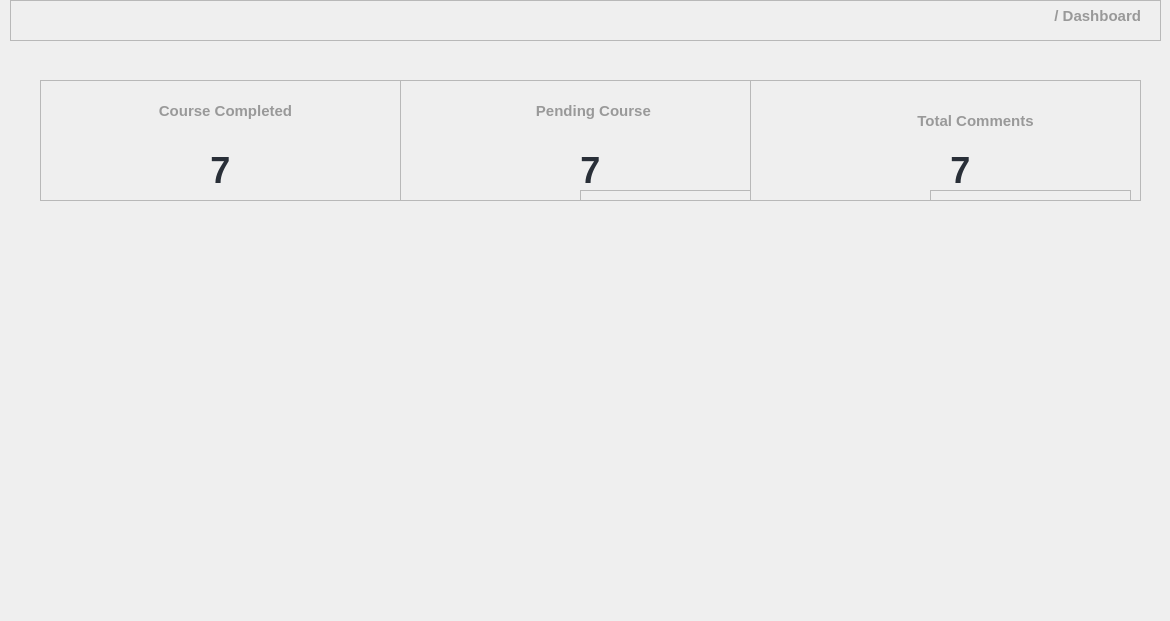
      <widget class="QWidget" name="DashboardPage">
       <widget class="QFrame" name="pageTitleCourseListPage_3">
        <property name="geometry">
         <rect>
          <x>10</x>
          <y>0</y>
          <width>1151</width>
          <height>41</height>
         </rect>
        </property>
        <property name="font">
         <font>
          <pointsize>11</pointsize>
         </font>
        </property>
        <property name="styleSheet">
         <string notr="true">border-bottom:1px solid #999999;</string>
        </property>
        <property name="frameShape">
         <enum>QFrame::StyledPanel</enum>
        </property>
        <property name="frameShadow">
         <enum>QFrame::Raised</enum>
        </property>
        <widget class="QLabel" name="pageNameLabel_4">
         <property name="geometry">
          <rect>
           <x>990</x>
           <y>0</y>
           <width>141</width>
           <height>31</height>
          </rect>
         </property>
         <property name="font">
          <font>
           <pointsize>11</pointsize>
           <weight>75</weight>
           <bold>true</bold>
          </font>
         </property>
         <property name="layoutDirection">
          <enum>Qt::LeftToRight</enum>
         </property>
         <property name="styleSheet">
          <string notr="true">color:#999; border: 0px;</string>
         </property>
         <property name="text">
          <string>/ Dashboard</string>
         </property>
         <property name="alignment">
          <set>Qt::AlignRight|Qt::AlignTrailing|Qt::AlignVCenter</set>
         </property>
        </widget>
       </widget>
       <widget class="QFrame" name="frame_Widget1">
        <property name="geometry">
         <rect>
          <x>40</x>
          <y>80</y>
          <width>361</width>
          <height>121</height>
         </rect>
        </property>
        <property name="styleSheet">
         <string notr="true"/>
        </property>
        <property name="frameShape">
         <enum>QFrame::StyledPanel</enum>
        </property>
        <property name="frameShadow">
         <enum>QFrame::Raised</enum>
        </property>
        <widget class="QLabel" name="icon1Widget1">
         <property name="geometry">
          <rect>
           <x>10</x>
           <y>20</y>
           <width>41</width>
           <height>41</height>
          </rect>
         </property>
         <property name="font">
          <font>
           <weight>75</weight>
           <bold>true</bold>
          </font>
         </property>
         <property name="styleSheet">
          <string notr="true"/>
         </property>
         <property name="text">
          <string/>
         </property>
         <property name="pixmap">
          <pixmap resource="images.qrc">:/iconsGray/Icons/Gray/Student.png</pixmap>
         </property>
         <property name="scaledContents">
          <bool>true</bool>
         </property>
         <property name="alignment">
          <set>Qt::AlignCenter</set>
         </property>
        </widget>
        <widget class="QLabel" name="widget1Title">
         <property name="geometry">
          <rect>
           <x>60</x>
           <y>20</y>
           <width>251</width>
           <height>22</height>
          </rect>
         </property>
         <property name="font">
          <font>
           <pointsize>11</pointsize>
           <weight>75</weight>
           <bold>true</bold>
          </font>
         </property>
         <property name="styleSheet">
          <string notr="true">color:#999;
border-radius: 5px;</string>
         </property>
         <property name="text">
          <string>Course Completed</string>
         </property>
         <property name="alignment">
          <set>Qt::AlignCenter</set>
         </property>
        </widget>
        <widget class="QLabel" name="widget1courseComplete">
         <property name="geometry">
          <rect>
           <x>80</x>
           <y>70</y>
           <width>201</width>
           <height>41</height>
          </rect>
         </property>
         <property name="font">
          <font>
           <pointsize>27</pointsize>
           <weight>75</weight>
           <bold>true</bold>
          </font>
         </property>
         <property name="styleSheet">
          <string notr="true">color:#292f38;
border-radius: 5px;</string>
         </property>
         <property name="text">
          <string>7</string>
         </property>
         <property name="alignment">
          <set>Qt::AlignCenter</set>
         </property>
        </widget>
       </widget>
       <widget class="QFrame" name="frame_Widget2">
        <property name="geometry">
         <rect>
          <x>400</x>
          <y>80</y>
          <width>351</width>
          <height>121</height>
         </rect>
        </property>
        <property name="styleSheet">
         <string notr="true"/>
        </property>
        <property name="frameShape">
         <enum>QFrame::StyledPanel</enum>
        </property>
        <property name="frameShadow">
         <enum>QFrame::Raised</enum>
        </property>
        <widget class="QLabel" name="icon1Widget2">
         <property name="geometry">
          <rect>
           <x>10</x>
           <y>20</y>
           <width>41</width>
           <height>41</height>
          </rect>
         </property>
         <property name="font">
          <font>
           <weight>75</weight>
           <bold>true</bold>
          </font>
         </property>
         <property name="styleSheet">
          <string notr="true"/>
         </property>
         <property name="text">
          <string/>
         </property>
         <property name="pixmap">
          <pixmap resource="images.qrc">:/iconsGray/Icons/Gray/Student.png</pixmap>
         </property>
         <property name="scaledContents">
          <bool>true</bool>
         </property>
         <property name="alignment">
          <set>Qt::AlignCenter</set>
         </property>
        </widget>
        <widget class="QLabel" name="widget2Title">
         <property name="geometry">
          <rect>
           <x>60</x>
           <y>20</y>
           <width>271</width>
           <height>22</height>
          </rect>
         </property>
         <property name="font">
          <font>
           <pointsize>11</pointsize>
           <weight>75</weight>
           <bold>true</bold>
          </font>
         </property>
         <property name="styleSheet">
          <string notr="true">color:#999;
border-radius: 5px;</string>
         </property>
         <property name="text">
          <string>Pending Course </string>
         </property>
         <property name="alignment">
          <set>Qt::AlignCenter</set>
         </property>
        </widget>
        <widget class="QLabel" name="widget2TitleCoursePending">
         <property name="geometry">
          <rect>
           <x>90</x>
           <y>70</y>
           <width>201</width>
           <height>41</height>
          </rect>
         </property>
         <property name="font">
          <font>
           <pointsize>27</pointsize>
           <weight>75</weight>
           <bold>true</bold>
          </font>
         </property>
         <property name="styleSheet">
          <string notr="true">color:#292f38;
border-radius: 5px;</string>
         </property>
         <property name="text">
          <string>7</string>
         </property>
         <property name="alignment">
          <set>Qt::AlignCenter</set>
         </property>
        </widget>
        <widget class="QFrame" name="frame_Widget2_2">
         <property name="geometry">
          <rect>
           <x>180</x>
           <y>110</y>
           <width>201</width>
           <height>121</height>
          </rect>
         </property>
         <property name="styleSheet">
          <string notr="true"/>
         </property>
         <property name="frameShape">
          <enum>QFrame::StyledPanel</enum>
         </property>
         <property name="frameShadow">
          <enum>QFrame::Raised</enum>
         </property>
         <widget class="QLabel" name="icon1Widget2_2">
          <property name="geometry">
           <rect>
            <x>10</x>
            <y>20</y>
            <width>41</width>
            <height>41</height>
           </rect>
          </property>
          <property name="font">
           <font>
            <weight>75</weight>
            <bold>true</bold>
           </font>
          </property>
          <property name="styleSheet">
           <string notr="true"/>
          </property>
          <property name="text">
           <string/>
          </property>
          <property name="pixmap">
           <pixmap resource="images.qrc">:/iconsGray/Icons/Gray/Student.png</pixmap>
          </property>
          <property name="scaledContents">
           <bool>true</bool>
          </property>
          <property name="alignment">
           <set>Qt::AlignCenter</set>
          </property>
         </widget>
         <widget class="QLabel" name="widget2Title_2">
          <property name="geometry">
           <rect>
            <x>60</x>
            <y>20</y>
            <width>141</width>
            <height>41</height>
           </rect>
          </property>
          <property name="font">
           <font>
            <pointsize>11</pointsize>
            <weight>75</weight>
            <bold>true</bold>
           </font>
          </property>
          <property name="styleSheet">
           <string notr="true">color:#999;
border-radius: 5px;</string>
          </property>
          <property name="text">
           <string>Pending Course </string>
          </property>
          <property name="alignment">
           <set>Qt::AlignCenter</set>
          </property>
         </widget>
         <widget class="QLabel" name="widget2TitleCoursePending_2">
          <property name="geometry">
           <rect>
            <x>0</x>
            <y>70</y>
            <width>201</width>
            <height>41</height>
           </rect>
          </property>
          <property name="font">
           <font>
            <pointsize>27</pointsize>
            <weight>75</weight>
            <bold>true</bold>
           </font>
          </property>
          <property name="styleSheet">
           <string notr="true">color:#292f38;
border-radius: 5px;</string>
          </property>
          <property name="text">
           <string>7</string>
          </property>
          <property name="alignment">
           <set>Qt::AlignCenter</set>
          </property>
         </widget>
        </widget>
       </widget>
       <widget class="QFrame" name="frame_Widget2_3">
        <property name="geometry">
         <rect>
          <x>750</x>
          <y>80</y>
          <width>391</width>
          <height>121</height>
         </rect>
        </property>
        <property name="styleSheet">
         <string notr="true"/>
        </property>
        <property name="frameShape">
         <enum>QFrame::StyledPanel</enum>
        </property>
        <property name="frameShadow">
         <enum>QFrame::Raised</enum>
        </property>
        <widget class="QLabel" name="icon1Widget2_5">
         <property name="geometry">
          <rect>
           <x>10</x>
           <y>20</y>
           <width>41</width>
           <height>41</height>
          </rect>
         </property>
         <property name="font">
          <font>
           <weight>75</weight>
           <bold>true</bold>
          </font>
         </property>
         <property name="styleSheet">
          <string notr="true"/>
         </property>
         <property name="text">
          <string/>
         </property>
         <property name="pixmap">
          <pixmap resource="images.qrc">:/iconsGray/Icons/Gray/Student.png</pixmap>
         </property>
         <property name="scaledContents">
          <bool>true</bool>
         </property>
         <property name="alignment">
          <set>Qt::AlignCenter</set>
         </property>
        </widget>
        <widget class="QLabel" name="widget2Title_5">
         <property name="geometry">
          <rect>
           <x>60</x>
           <y>20</y>
           <width>331</width>
           <height>41</height>
          </rect>
         </property>
         <property name="font">
          <font>
           <pointsize>11</pointsize>
           <weight>75</weight>
           <bold>true</bold>
          </font>
         </property>
         <property name="styleSheet">
          <string notr="true">color:#999;
border-radius: 5px;</string>
         </property>
         <property name="text">
          <string>Total Comments</string>
         </property>
         <property name="alignment">
          <set>Qt::AlignCenter</set>
         </property>
        </widget>
        <widget class="QLabel" name="widget2TitleCourseCommented">
         <property name="geometry">
          <rect>
           <x>110</x>
           <y>70</y>
           <width>201</width>
           <height>41</height>
          </rect>
         </property>
         <property name="font">
          <font>
           <pointsize>27</pointsize>
           <weight>75</weight>
           <bold>true</bold>
          </font>
         </property>
         <property name="styleSheet">
          <string notr="true">color:#292f38;
border-radius: 5px;</string>
         </property>
         <property name="text">
          <string>7</string>
         </property>
         <property name="alignment">
          <set>Qt::AlignCenter</set>
         </property>
        </widget>
        <widget class="QFrame" name="frame_Widget2_5">
         <property name="geometry">
          <rect>
           <x>180</x>
           <y>110</y>
           <width>201</width>
           <height>121</height>
          </rect>
         </property>
         <property name="styleSheet">
          <string notr="true"/>
         </property>
         <property name="frameShape">
          <enum>QFrame::StyledPanel</enum>
         </property>
         <property name="frameShadow">
          <enum>QFrame::Raised</enum>
         </property>
         <widget class="QLabel" name="icon1Widget2_6">
          <property name="geometry">
           <rect>
            <x>10</x>
            <y>20</y>
            <width>41</width>
            <height>41</height>
           </rect>
          </property>
          <property name="font">
           <font>
            <weight>75</weight>
            <bold>true</bold>
           </font>
          </property>
          <property name="styleSheet">
           <string notr="true"/>
          </property>
          <property name="text">
           <string/>
          </property>
          <property name="pixmap">
           <pixmap resource="images.qrc">:/iconsGray/Icons/Gray/Student.png</pixmap>
          </property>
          <property name="scaledContents">
           <bool>true</bool>
          </property>
          <property name="alignment">
           <set>Qt::AlignCenter</set>
          </property>
         </widget>
         <widget class="QLabel" name="widget2Title_6">
          <property name="geometry">
           <rect>
            <x>60</x>
            <y>20</y>
            <width>141</width>
            <height>41</height>
           </rect>
          </property>
          <property name="font">
           <font>
            <pointsize>11</pointsize>
            <weight>75</weight>
            <bold>true</bold>
           </font>
          </property>
          <property name="styleSheet">
           <string notr="true">color:#999;
border-radius: 5px;</string>
          </property>
          <property name="text">
           <string>Pending Course </string>
          </property>
          <property name="alignment">
           <set>Qt::AlignCenter</set>
          </property>
         </widget>
         <widget class="QLabel" name="widget2TitleCoursePending_6">
          <property name="geometry">
           <rect>
            <x>0</x>
            <y>70</y>
            <width>201</width>
            <height>41</height>
           </rect>
          </property>
          <property name="font">
           <font>
            <pointsize>27</pointsize>
            <weight>75</weight>
            <bold>true</bold>
           </font>
          </property>
          <property name="styleSheet">
           <string notr="true">color:#292f38;
border-radius: 5px;</string>
          </property>
          <property name="text">
           <string>7</string>
          </property>
          <property name="alignment">
           <set>Qt::AlignCenter</set>
          </property>
         </widget>
        </widget>
       </widget>
       <widget class="QWidget" name="gridLayoutWidget">
        <property name="geometry">
         <rect>
          <x>41</x>
          <y>271</y>
          <width>541</width>
          <height>341</height>
         </rect>
        </property>
        <layout class="QGridLayout" name="pending_complete_Graph_GridLayout"/>
       </widget>
       <widget class="QWidget" name="gridLayoutWidget_2">
        <property name="geometry">
         <rect>
          <x>600</x>
          <y>270</y>
          <width>541</width>
          <height>341</height>
         </rect>
        </property>
        <layout class="QGridLayout" name="commentGraph_GridLayout"/>
       </widget>
      </widget>
